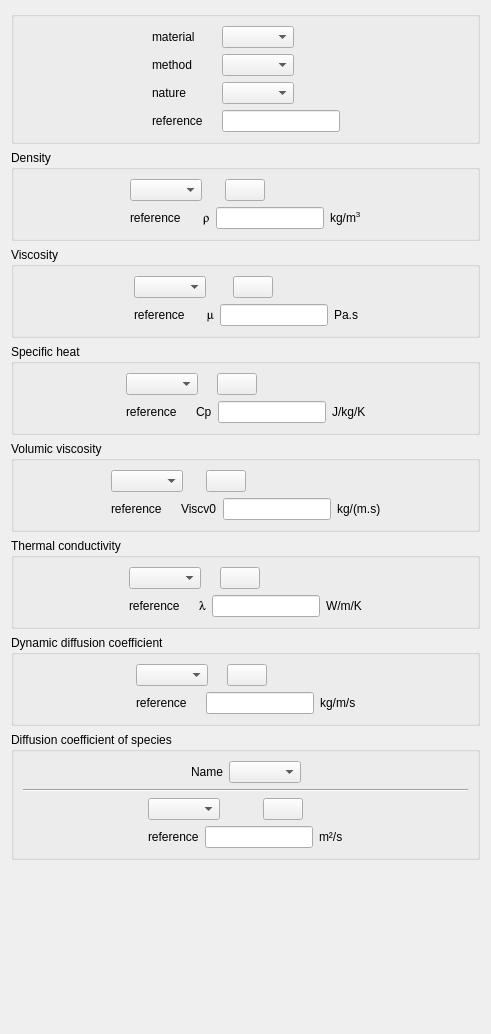
<?xml version="1.0" encoding="UTF-8"?>
<ui version="4.0">
 <class>FluidCharacteristicsForm</class>
 <widget class="QWidget" name="FluidCharacteristicsForm">
  <property name="geometry">
   <rect>
    <x>0</x>
    <y>0</y>
    <width>487</width>
    <height>1034</height>
   </rect>
  </property>
  <property name="windowTitle">
   <string>Form</string>
  </property>
  <layout class="QGridLayout" name="gridLayout_3">
   <item row="0" column="0">
    <widget class="QGroupBox" name="groupBoxTableChoice">
     <property name="title">
      <string/>
     </property>
     <layout class="QGridLayout" name="gridLayout_2">
      <item row="0" column="0">
       <spacer>
        <property name="orientation">
         <enum>Qt::Horizontal</enum>
        </property>
        <property name="sizeHint" stdset="0">
         <size>
          <width>53</width>
          <height>20</height>
         </size>
        </property>
       </spacer>
      </item>
      <item row="0" column="1">
       <layout class="QGridLayout" name="gridLayout">
        <item row="0" column="0">
         <widget class="QLabel" name="label_2">
          <property name="text">
           <string>material</string>
          </property>
         </widget>
        </item>
        <item row="0" column="1">
         <spacer name="horizontalSpacer_2">
          <property name="orientation">
           <enum>Qt::Horizontal</enum>
          </property>
          <property name="sizeHint" stdset="0">
           <size>
            <width>13</width>
            <height>20</height>
           </size>
          </property>
         </spacer>
        </item>
        <item row="0" column="2">
         <widget class="QComboBox" name="comboBoxMaterial">
          <property name="toolTip">
           <string>Code_Saturne key word: IROVAR</string>
          </property>
         </widget>
        </item>
        <item row="0" column="3">
         <spacer name="horizontalSpacer">
          <property name="orientation">
           <enum>Qt::Horizontal</enum>
          </property>
          <property name="sizeHint" stdset="0">
           <size>
            <width>40</width>
            <height>17</height>
           </size>
          </property>
         </spacer>
        </item>
        <item row="1" column="0">
         <widget class="QLabel" name="label_3">
          <property name="text">
           <string>method</string>
          </property>
         </widget>
        </item>
        <item row="1" column="1">
         <spacer name="horizontalSpacer_3">
          <property name="orientation">
           <enum>Qt::Horizontal</enum>
          </property>
          <property name="sizeHint" stdset="0">
           <size>
            <width>13</width>
            <height>20</height>
           </size>
          </property>
         </spacer>
        </item>
        <item row="1" column="2">
         <widget class="QComboBox" name="comboBoxMethod">
          <property name="toolTip">
           <string>Code_Saturne key word: IROVAR</string>
          </property>
         </widget>
        </item>
        <item row="1" column="3">
         <spacer name="horizontalSpacer_6">
          <property name="orientation">
           <enum>Qt::Horizontal</enum>
          </property>
          <property name="sizeHint" stdset="0">
           <size>
            <width>40</width>
            <height>17</height>
           </size>
          </property>
         </spacer>
        </item>
        <item row="2" column="0">
         <widget class="QLabel" name="labelPhas">
          <property name="text">
           <string>nature</string>
          </property>
         </widget>
        </item>
        <item row="2" column="1">
         <spacer name="horizontalSpacer_5">
          <property name="orientation">
           <enum>Qt::Horizontal</enum>
          </property>
          <property name="sizeHint" stdset="0">
           <size>
            <width>13</width>
            <height>20</height>
           </size>
          </property>
         </spacer>
        </item>
        <item row="2" column="2">
         <widget class="QComboBox" name="comboBoxPhas">
          <property name="toolTip">
           <string>Code_Saturne key word: IROVAR</string>
          </property>
         </widget>
        </item>
        <item row="2" column="3">
         <spacer name="horizontalSpacer_7">
          <property name="orientation">
           <enum>Qt::Horizontal</enum>
          </property>
          <property name="sizeHint" stdset="0">
           <size>
            <width>40</width>
            <height>17</height>
           </size>
          </property>
         </spacer>
        </item>
        <item row="3" column="0">
         <widget class="QLabel" name="label_4">
          <property name="text">
           <string>reference</string>
          </property>
         </widget>
        </item>
        <item row="3" column="1">
         <spacer name="horizontalSpacer_4">
          <property name="orientation">
           <enum>Qt::Horizontal</enum>
          </property>
          <property name="sizeHint" stdset="0">
           <size>
            <width>13</width>
            <height>20</height>
           </size>
          </property>
         </spacer>
        </item>
        <item row="3" column="2" colspan="2">
         <widget class="QLineEdit" name="lineEditReference"/>
        </item>
       </layout>
      </item>
      <item row="0" column="2">
       <spacer>
        <property name="orientation">
         <enum>Qt::Horizontal</enum>
        </property>
        <property name="sizeHint" stdset="0">
         <size>
          <width>53</width>
          <height>20</height>
         </size>
        </property>
       </spacer>
      </item>
     </layout>
    </widget>
   </item>
   <item row="1" column="0">
    <widget class="QGroupBox" name="groupBoxRho">
     <property name="title">
      <string>Density</string>
     </property>
     <layout class="QHBoxLayout">
      <property name="spacing">
       <number>6</number>
      </property>
      <property name="margin">
       <number>9</number>
      </property>
      <item>
       <spacer>
        <property name="orientation">
         <enum>Qt::Horizontal</enum>
        </property>
        <property name="sizeHint" stdset="0">
         <size>
          <width>53</width>
          <height>20</height>
         </size>
        </property>
       </spacer>
      </item>
      <item>
       <layout class="QVBoxLayout">
        <property name="spacing">
         <number>6</number>
        </property>
        <property name="margin">
         <number>0</number>
        </property>
        <item>
         <layout class="QHBoxLayout">
          <property name="spacing">
           <number>6</number>
          </property>
          <property name="margin">
           <number>0</number>
          </property>
          <item>
           <layout class="QHBoxLayout">
            <property name="spacing">
             <number>6</number>
            </property>
            <property name="margin">
             <number>0</number>
            </property>
            <item>
             <widget class="QComboBox" name="comboBoxRho">
              <property name="toolTip">
               <string>Code_Saturne key word: IROVAR</string>
              </property>
             </widget>
            </item>
            <item>
             <spacer>
              <property name="orientation">
               <enum>Qt::Horizontal</enum>
              </property>
              <property name="sizeHint" stdset="0">
               <size>
                <width>17</width>
                <height>17</height>
               </size>
              </property>
             </spacer>
            </item>
            <item>
             <widget class="QPushButton" name="pushButtonRho">
              <property name="text">
               <string/>
              </property>
              <property name="icon">
               <iconset resource="resources_pages.qrc">
                <normaloff>:/new/prefix1/icons/22x22/edit-find-replace.png</normaloff>:/new/prefix1/icons/22x22/edit-find-replace.png</iconset>
              </property>
              <property name="iconSize">
               <size>
                <width>22</width>
                <height>22</height>
               </size>
              </property>
             </widget>
            </item>
           </layout>
          </item>
          <item>
           <spacer>
            <property name="orientation">
             <enum>Qt::Horizontal</enum>
            </property>
            <property name="sizeHint" stdset="0">
             <size>
              <width>13</width>
              <height>20</height>
             </size>
            </property>
           </spacer>
          </item>
         </layout>
        </item>
        <item>
         <layout class="QHBoxLayout">
          <property name="spacing">
           <number>6</number>
          </property>
          <property name="margin">
           <number>0</number>
          </property>
          <item>
           <widget class="QLabel" name="labelRho">
            <property name="text">
             <string>reference</string>
            </property>
           </widget>
          </item>
          <item>
           <spacer>
            <property name="orientation">
             <enum>Qt::Horizontal</enum>
            </property>
            <property name="sizeHint" stdset="0">
             <size>
              <width>16</width>
              <height>20</height>
             </size>
            </property>
           </spacer>
          </item>
          <item>
           <widget class="QLabel" name="labelVarRho">
            <property name="font">
             <font>
              <family>Symbol</family>
             </font>
            </property>
            <property name="text">
             <string>r</string>
            </property>
           </widget>
          </item>
          <item>
           <widget class="QLineEdit" name="lineEditRho">
            <property name="toolTip">
             <string>Code_Saturne key word: RO0</string>
            </property>
           </widget>
          </item>
          <item>
           <widget class="QLabel" name="labelUnitRho">
            <property name="text">
             <string>kg/m&lt;sup&gt;3&lt;/sup&gt;</string>
            </property>
           </widget>
          </item>
         </layout>
        </item>
       </layout>
      </item>
      <item>
       <spacer>
        <property name="orientation">
         <enum>Qt::Horizontal</enum>
        </property>
        <property name="sizeHint" stdset="0">
         <size>
          <width>53</width>
          <height>20</height>
         </size>
        </property>
       </spacer>
      </item>
     </layout>
    </widget>
   </item>
   <item row="2" column="0">
    <widget class="QGroupBox" name="groupBoxMu">
     <property name="title">
      <string>Viscosity</string>
     </property>
     <layout class="QHBoxLayout">
      <property name="spacing">
       <number>6</number>
      </property>
      <property name="margin">
       <number>9</number>
      </property>
      <item>
       <spacer>
        <property name="orientation">
         <enum>Qt::Horizontal</enum>
        </property>
        <property name="sizeHint" stdset="0">
         <size>
          <width>21</width>
          <height>20</height>
         </size>
        </property>
       </spacer>
      </item>
      <item>
       <layout class="QVBoxLayout">
        <property name="spacing">
         <number>6</number>
        </property>
        <property name="margin">
         <number>0</number>
        </property>
        <item>
         <layout class="QHBoxLayout">
          <property name="spacing">
           <number>6</number>
          </property>
          <property name="margin">
           <number>0</number>
          </property>
          <item>
           <layout class="QHBoxLayout">
            <property name="spacing">
             <number>6</number>
            </property>
            <property name="margin">
             <number>0</number>
            </property>
            <item>
             <widget class="QComboBox" name="comboBoxMu">
              <property name="toolTip">
               <string>Code_Saturne key word: IVIVAR</string>
              </property>
             </widget>
            </item>
            <item>
             <spacer>
              <property name="orientation">
               <enum>Qt::Horizontal</enum>
              </property>
              <property name="sizeHint" stdset="0">
               <size>
                <width>21</width>
                <height>20</height>
               </size>
              </property>
             </spacer>
            </item>
            <item>
             <widget class="QPushButton" name="pushButtonMu">
              <property name="text">
               <string/>
              </property>
              <property name="icon">
               <iconset resource="resources_pages.qrc">
                <normaloff>:/new/prefix1/icons/22x22/edit-find-replace.png</normaloff>:/new/prefix1/icons/22x22/edit-find-replace.png</iconset>
              </property>
              <property name="iconSize">
               <size>
                <width>22</width>
                <height>22</height>
               </size>
              </property>
             </widget>
            </item>
           </layout>
          </item>
          <item>
           <spacer>
            <property name="orientation">
             <enum>Qt::Horizontal</enum>
            </property>
            <property name="sizeHint" stdset="0">
             <size>
              <width>13</width>
              <height>20</height>
             </size>
            </property>
           </spacer>
          </item>
         </layout>
        </item>
        <item>
         <layout class="QHBoxLayout">
          <property name="spacing">
           <number>6</number>
          </property>
          <property name="margin">
           <number>0</number>
          </property>
          <item>
           <widget class="QLabel" name="labelMu">
            <property name="text">
             <string>reference</string>
            </property>
           </widget>
          </item>
          <item>
           <spacer>
            <property name="orientation">
             <enum>Qt::Horizontal</enum>
            </property>
            <property name="sizeHint" stdset="0">
             <size>
              <width>16</width>
              <height>20</height>
             </size>
            </property>
           </spacer>
          </item>
          <item>
           <widget class="QLabel" name="labelVarMu">
            <property name="font">
             <font>
              <family>Symbol</family>
             </font>
            </property>
            <property name="text">
             <string>m</string>
            </property>
           </widget>
          </item>
          <item>
           <widget class="QLineEdit" name="lineEditMu">
            <property name="toolTip">
             <string>Code_Saturne key word: VISCL0</string>
            </property>
           </widget>
          </item>
          <item>
           <widget class="QLabel" name="labelUnitMu">
            <property name="text">
             <string>Pa.s</string>
            </property>
           </widget>
          </item>
         </layout>
        </item>
       </layout>
      </item>
      <item>
       <spacer>
        <property name="orientation">
         <enum>Qt::Horizontal</enum>
        </property>
        <property name="sizeHint" stdset="0">
         <size>
          <width>21</width>
          <height>20</height>
         </size>
        </property>
       </spacer>
      </item>
     </layout>
    </widget>
   </item>
   <item row="3" column="0">
    <widget class="QGroupBox" name="groupBoxCp">
     <property name="title">
      <string>Specific heat</string>
     </property>
     <layout class="QHBoxLayout">
      <property name="spacing">
       <number>6</number>
      </property>
      <property name="margin">
       <number>9</number>
      </property>
      <item>
       <spacer>
        <property name="orientation">
         <enum>Qt::Horizontal</enum>
        </property>
        <property name="sizeHint" stdset="0">
         <size>
          <width>50</width>
          <height>22</height>
         </size>
        </property>
       </spacer>
      </item>
      <item>
       <layout class="QVBoxLayout">
        <property name="spacing">
         <number>6</number>
        </property>
        <property name="margin">
         <number>0</number>
        </property>
        <item>
         <layout class="QHBoxLayout">
          <property name="spacing">
           <number>6</number>
          </property>
          <property name="margin">
           <number>0</number>
          </property>
          <item>
           <layout class="QHBoxLayout">
            <property name="spacing">
             <number>6</number>
            </property>
            <property name="margin">
             <number>0</number>
            </property>
            <item>
             <widget class="QComboBox" name="comboBoxCp">
              <property name="toolTip">
               <string>Code_Saturne key word: ICP</string>
              </property>
             </widget>
            </item>
            <item>
             <spacer>
              <property name="orientation">
               <enum>Qt::Horizontal</enum>
              </property>
              <property name="sizeHint" stdset="0">
               <size>
                <width>13</width>
                <height>22</height>
               </size>
              </property>
             </spacer>
            </item>
            <item>
             <widget class="QPushButton" name="pushButtonCp">
              <property name="text">
               <string/>
              </property>
              <property name="icon">
               <iconset resource="resources_pages.qrc">
                <normaloff>:/new/prefix1/icons/22x22/edit-find-replace.png</normaloff>:/new/prefix1/icons/22x22/edit-find-replace.png</iconset>
              </property>
              <property name="iconSize">
               <size>
                <width>22</width>
                <height>22</height>
               </size>
              </property>
             </widget>
            </item>
           </layout>
          </item>
          <item>
           <spacer>
            <property name="orientation">
             <enum>Qt::Horizontal</enum>
            </property>
            <property name="sizeHint" stdset="0">
             <size>
              <width>17</width>
              <height>17</height>
             </size>
            </property>
           </spacer>
          </item>
         </layout>
        </item>
        <item>
         <layout class="QHBoxLayout">
          <property name="spacing">
           <number>6</number>
          </property>
          <property name="margin">
           <number>0</number>
          </property>
          <item>
           <widget class="QLabel" name="labelCp">
            <property name="text">
             <string>reference</string>
            </property>
           </widget>
          </item>
          <item>
           <spacer>
            <property name="orientation">
             <enum>Qt::Horizontal</enum>
            </property>
            <property name="sizeHint" stdset="0">
             <size>
              <width>13</width>
              <height>22</height>
             </size>
            </property>
           </spacer>
          </item>
          <item>
           <widget class="QLabel" name="labelVarCp">
            <property name="text">
             <string>Cp</string>
            </property>
           </widget>
          </item>
          <item>
           <widget class="QLineEdit" name="lineEditCp">
            <property name="toolTip">
             <string>Code_Saturne key word: CP0</string>
            </property>
           </widget>
          </item>
          <item>
           <widget class="QLabel" name="labelUnitCp">
            <property name="text">
             <string>J/kg/K</string>
            </property>
           </widget>
          </item>
         </layout>
        </item>
       </layout>
      </item>
      <item>
       <spacer>
        <property name="orientation">
         <enum>Qt::Horizontal</enum>
        </property>
        <property name="sizeHint" stdset="0">
         <size>
          <width>50</width>
          <height>22</height>
         </size>
        </property>
       </spacer>
      </item>
     </layout>
    </widget>
   </item>
   <item row="4" column="0">
    <widget class="QGroupBox" name="groupBoxViscv0">
     <property name="title">
      <string>Volumic viscosity</string>
     </property>
     <layout class="QHBoxLayout">
      <property name="spacing">
       <number>6</number>
      </property>
      <property name="margin">
       <number>9</number>
      </property>
      <item>
       <spacer>
        <property name="orientation">
         <enum>Qt::Horizontal</enum>
        </property>
        <property name="sizeHint" stdset="0">
         <size>
          <width>50</width>
          <height>22</height>
         </size>
        </property>
       </spacer>
      </item>
      <item>
       <layout class="QVBoxLayout">
        <property name="spacing">
         <number>6</number>
        </property>
        <property name="margin">
         <number>0</number>
        </property>
        <item>
         <layout class="QHBoxLayout">
          <property name="spacing">
           <number>6</number>
          </property>
          <property name="margin">
           <number>0</number>
          </property>
          <item>
           <layout class="QHBoxLayout">
            <property name="spacing">
             <number>6</number>
            </property>
            <property name="margin">
             <number>0</number>
            </property>
            <item>
             <widget class="QComboBox" name="comboBoxViscv0">
              <property name="toolTip">
               <string>Code_Saturne key word: IVISCV</string>
              </property>
             </widget>
            </item>
            <item>
             <spacer>
              <property name="orientation">
               <enum>Qt::Horizontal</enum>
              </property>
              <property name="sizeHint" stdset="0">
               <size>
                <width>13</width>
                <height>22</height>
               </size>
              </property>
             </spacer>
            </item>
            <item>
             <widget class="QPushButton" name="pushButtonViscv0">
              <property name="text">
               <string/>
              </property>
              <property name="icon">
               <iconset resource="resources_pages.qrc">
                <normaloff>:/new/prefix1/icons/22x22/edit-find-replace.png</normaloff>:/new/prefix1/icons/22x22/edit-find-replace.png</iconset>
              </property>
              <property name="iconSize">
               <size>
                <width>22</width>
                <height>22</height>
               </size>
              </property>
             </widget>
            </item>
           </layout>
          </item>
          <item>
           <spacer>
            <property name="orientation">
             <enum>Qt::Horizontal</enum>
            </property>
            <property name="sizeHint" stdset="0">
             <size>
              <width>17</width>
              <height>17</height>
             </size>
            </property>
           </spacer>
          </item>
         </layout>
        </item>
        <item>
         <layout class="QHBoxLayout">
          <property name="spacing">
           <number>6</number>
          </property>
          <property name="margin">
           <number>0</number>
          </property>
          <item>
           <widget class="QLabel" name="labelViscv0">
            <property name="text">
             <string>reference</string>
            </property>
           </widget>
          </item>
          <item>
           <spacer>
            <property name="orientation">
             <enum>Qt::Horizontal</enum>
            </property>
            <property name="sizeHint" stdset="0">
             <size>
              <width>13</width>
              <height>22</height>
             </size>
            </property>
           </spacer>
          </item>
          <item>
           <widget class="QLabel" name="labelVarViscv0">
            <property name="text">
             <string>Viscv0</string>
            </property>
           </widget>
          </item>
          <item>
           <widget class="QLineEdit" name="lineEditViscv0">
            <property name="toolTip">
             <string>Code_Saturne key word: VISCV0</string>
            </property>
           </widget>
          </item>
          <item>
           <widget class="QLabel" name="labelUnitViscv0">
            <property name="text">
             <string>kg/(m.s)</string>
            </property>
           </widget>
          </item>
         </layout>
        </item>
       </layout>
      </item>
      <item>
       <spacer>
        <property name="orientation">
         <enum>Qt::Horizontal</enum>
        </property>
        <property name="sizeHint" stdset="0">
         <size>
          <width>50</width>
          <height>22</height>
         </size>
        </property>
       </spacer>
      </item>
     </layout>
    </widget>
   </item>
   <item row="5" column="0">
    <widget class="QGroupBox" name="groupBoxAl">
     <property name="title">
      <string>Thermal conductivity</string>
     </property>
     <layout class="QHBoxLayout">
      <property name="spacing">
       <number>6</number>
      </property>
      <property name="margin">
       <number>9</number>
      </property>
      <item>
       <spacer>
        <property name="orientation">
         <enum>Qt::Horizontal</enum>
        </property>
        <property name="sizeHint" stdset="0">
         <size>
          <width>53</width>
          <height>22</height>
         </size>
        </property>
       </spacer>
      </item>
      <item>
       <layout class="QVBoxLayout">
        <property name="spacing">
         <number>6</number>
        </property>
        <property name="margin">
         <number>0</number>
        </property>
        <item>
         <layout class="QHBoxLayout">
          <property name="spacing">
           <number>6</number>
          </property>
          <property name="margin">
           <number>0</number>
          </property>
          <item>
           <layout class="QHBoxLayout">
            <property name="spacing">
             <number>6</number>
            </property>
            <property name="margin">
             <number>0</number>
            </property>
            <item>
             <widget class="QComboBox" name="comboBoxAl">
              <property name="toolTip">
               <string>Code_Saturne key word: IVISLS</string>
              </property>
             </widget>
            </item>
            <item>
             <spacer>
              <property name="orientation">
               <enum>Qt::Horizontal</enum>
              </property>
              <property name="sizeHint" stdset="0">
               <size>
                <width>13</width>
                <height>22</height>
               </size>
              </property>
             </spacer>
            </item>
            <item>
             <widget class="QPushButton" name="pushButtonAl">
              <property name="text">
               <string/>
              </property>
              <property name="icon">
               <iconset resource="resources_pages.qrc">
                <normaloff>:/new/prefix1/icons/22x22/edit-find-replace.png</normaloff>:/new/prefix1/icons/22x22/edit-find-replace.png</iconset>
              </property>
              <property name="iconSize">
               <size>
                <width>22</width>
                <height>22</height>
               </size>
              </property>
             </widget>
            </item>
           </layout>
          </item>
          <item>
           <spacer>
            <property name="orientation">
             <enum>Qt::Horizontal</enum>
            </property>
            <property name="sizeHint" stdset="0">
             <size>
              <width>13</width>
              <height>20</height>
             </size>
            </property>
           </spacer>
          </item>
         </layout>
        </item>
        <item>
         <layout class="QHBoxLayout">
          <property name="spacing">
           <number>6</number>
          </property>
          <property name="margin">
           <number>0</number>
          </property>
          <item>
           <widget class="QLabel" name="labelAl">
            <property name="text">
             <string>reference</string>
            </property>
           </widget>
          </item>
          <item>
           <spacer>
            <property name="orientation">
             <enum>Qt::Horizontal</enum>
            </property>
            <property name="sizeHint" stdset="0">
             <size>
              <width>13</width>
              <height>22</height>
             </size>
            </property>
           </spacer>
          </item>
          <item>
           <widget class="QLabel" name="labelVarAl">
            <property name="font">
             <font>
              <family>Symbol</family>
             </font>
            </property>
            <property name="text">
             <string>l</string>
            </property>
           </widget>
          </item>
          <item>
           <widget class="QLineEdit" name="lineEditAl"/>
          </item>
          <item>
           <widget class="QLabel" name="labelUnitAl">
            <property name="text">
             <string>W/m/K</string>
            </property>
           </widget>
          </item>
         </layout>
        </item>
       </layout>
      </item>
      <item>
       <spacer>
        <property name="orientation">
         <enum>Qt::Horizontal</enum>
        </property>
        <property name="sizeHint" stdset="0">
         <size>
          <width>52</width>
          <height>22</height>
         </size>
        </property>
       </spacer>
      </item>
     </layout>
    </widget>
   </item>
   <item row="6" column="0">
    <widget class="QGroupBox" name="groupBoxDiftl0">
     <property name="title">
      <string>Dynamic diffusion coefficient</string>
     </property>
     <layout class="QHBoxLayout" name="_2">
      <property name="spacing">
       <number>6</number>
      </property>
      <property name="margin">
       <number>9</number>
      </property>
      <item>
       <spacer>
        <property name="orientation">
         <enum>Qt::Horizontal</enum>
        </property>
        <property name="sizeHint" stdset="0">
         <size>
          <width>53</width>
          <height>22</height>
         </size>
        </property>
       </spacer>
      </item>
      <item>
       <layout class="QVBoxLayout" name="_3">
        <property name="spacing">
         <number>6</number>
        </property>
        <property name="margin">
         <number>0</number>
        </property>
        <item>
         <layout class="QHBoxLayout" name="_4">
          <property name="spacing">
           <number>6</number>
          </property>
          <property name="margin">
           <number>0</number>
          </property>
          <item>
           <layout class="QHBoxLayout" name="_5">
            <property name="spacing">
             <number>6</number>
            </property>
            <property name="margin">
             <number>0</number>
            </property>
            <item>
             <widget class="QComboBox" name="comboBoxDiftl0">
              <property name="toolTip">
               <string>Code_Saturne key word: IVISLS</string>
              </property>
             </widget>
            </item>
            <item>
             <spacer>
              <property name="orientation">
               <enum>Qt::Horizontal</enum>
              </property>
              <property name="sizeHint" stdset="0">
               <size>
                <width>13</width>
                <height>22</height>
               </size>
              </property>
             </spacer>
            </item>
            <item>
             <widget class="QPushButton" name="pushButtonDiftl0">
              <property name="text">
               <string/>
              </property>
              <property name="icon">
               <iconset resource="resources_pages.qrc">
                <normaloff>:/new/prefix1/icons/22x22/edit-find-replace.png</normaloff>:/new/prefix1/icons/22x22/edit-find-replace.png</iconset>
              </property>
              <property name="iconSize">
               <size>
                <width>22</width>
                <height>22</height>
               </size>
              </property>
             </widget>
            </item>
           </layout>
          </item>
          <item>
           <spacer>
            <property name="orientation">
             <enum>Qt::Horizontal</enum>
            </property>
            <property name="sizeHint" stdset="0">
             <size>
              <width>13</width>
              <height>20</height>
             </size>
            </property>
           </spacer>
          </item>
         </layout>
        </item>
        <item>
         <layout class="QHBoxLayout" name="_6">
          <property name="spacing">
           <number>6</number>
          </property>
          <property name="margin">
           <number>0</number>
          </property>
          <item>
           <widget class="QLabel" name="labelDiftl0">
            <property name="text">
             <string>reference</string>
            </property>
           </widget>
          </item>
          <item>
           <spacer>
            <property name="orientation">
             <enum>Qt::Horizontal</enum>
            </property>
            <property name="sizeHint" stdset="0">
             <size>
              <width>13</width>
              <height>22</height>
             </size>
            </property>
           </spacer>
          </item>
          <item>
           <widget class="QLineEdit" name="lineEditDiftl0">
            <property name="toolTip">
             <string>Code_Saturne key word: DIFTL0</string>
            </property>
           </widget>
          </item>
          <item>
           <widget class="QLabel" name="labelUnitDiftl0">
            <property name="text">
             <string>kg/m/s</string>
            </property>
           </widget>
          </item>
         </layout>
        </item>
       </layout>
      </item>
      <item>
       <spacer>
        <property name="orientation">
         <enum>Qt::Horizontal</enum>
        </property>
        <property name="sizeHint" stdset="0">
         <size>
          <width>52</width>
          <height>22</height>
         </size>
        </property>
       </spacer>
      </item>
     </layout>
    </widget>
   </item>
   <item row="7" column="0">
    <widget class="QGroupBox" name="groupBoxDiff">
     <property name="title">
      <string>Diffusion coefficient of species</string>
     </property>
     <layout class="QGridLayout">
      <property name="margin">
       <number>9</number>
      </property>
      <property name="spacing">
       <number>6</number>
      </property>
      <item row="2" column="1">
       <layout class="QVBoxLayout">
        <property name="spacing">
         <number>6</number>
        </property>
        <property name="margin">
         <number>0</number>
        </property>
        <item>
         <layout class="QHBoxLayout">
          <property name="spacing">
           <number>6</number>
          </property>
          <property name="margin">
           <number>0</number>
          </property>
          <item>
           <widget class="QComboBox" name="comboBoxDiff"/>
          </item>
          <item>
           <spacer>
            <property name="orientation">
             <enum>Qt::Horizontal</enum>
            </property>
            <property name="sizeHint" stdset="0">
             <size>
              <width>16</width>
              <height>20</height>
             </size>
            </property>
           </spacer>
          </item>
          <item>
           <widget class="QPushButton" name="pushButtonDiff">
            <property name="text">
             <string/>
            </property>
            <property name="icon">
             <iconset resource="resources_pages.qrc">
              <normaloff>:/new/prefix1/icons/22x22/edit-find-replace.png</normaloff>:/new/prefix1/icons/22x22/edit-find-replace.png</iconset>
            </property>
           </widget>
          </item>
          <item>
           <spacer>
            <property name="orientation">
             <enum>Qt::Horizontal</enum>
            </property>
            <property name="sizeHint" stdset="0">
             <size>
              <width>40</width>
              <height>20</height>
             </size>
            </property>
           </spacer>
          </item>
         </layout>
        </item>
        <item>
         <layout class="QHBoxLayout">
          <property name="spacing">
           <number>6</number>
          </property>
          <property name="margin">
           <number>0</number>
          </property>
          <item>
           <widget class="QLabel" name="labelDiff">
            <property name="text">
             <string>reference</string>
            </property>
           </widget>
          </item>
          <item>
           <widget class="QLineEdit" name="lineEditDiff"/>
          </item>
          <item>
           <widget class="QLabel" name="labelUnitDiff">
            <property name="text">
             <string>m²/s</string>
            </property>
           </widget>
          </item>
         </layout>
        </item>
       </layout>
      </item>
      <item row="2" column="0">
       <spacer>
        <property name="orientation">
         <enum>Qt::Horizontal</enum>
        </property>
        <property name="sizeHint" stdset="0">
         <size>
          <width>40</width>
          <height>20</height>
         </size>
        </property>
       </spacer>
      </item>
      <item row="2" column="2">
       <spacer>
        <property name="orientation">
         <enum>Qt::Horizontal</enum>
        </property>
        <property name="sizeHint" stdset="0">
         <size>
          <width>40</width>
          <height>20</height>
         </size>
        </property>
       </spacer>
      </item>
      <item row="0" column="0" colspan="3">
       <layout class="QHBoxLayout">
        <property name="spacing">
         <number>6</number>
        </property>
        <property name="margin">
         <number>0</number>
        </property>
        <item>
         <spacer>
          <property name="orientation">
           <enum>Qt::Horizontal</enum>
          </property>
          <property name="sizeHint" stdset="0">
           <size>
            <width>40</width>
            <height>20</height>
           </size>
          </property>
         </spacer>
        </item>
        <item>
         <widget class="QLabel" name="label">
          <property name="text">
           <string>Name</string>
          </property>
         </widget>
        </item>
        <item>
         <widget class="QComboBox" name="comboBoxNameDiff"/>
        </item>
        <item>
         <spacer>
          <property name="orientation">
           <enum>Qt::Horizontal</enum>
          </property>
          <property name="sizeHint" stdset="0">
           <size>
            <width>40</width>
            <height>20</height>
           </size>
          </property>
         </spacer>
        </item>
       </layout>
      </item>
      <item row="1" column="0" colspan="3">
       <widget class="Line" name="line">
        <property name="orientation">
         <enum>Qt::Horizontal</enum>
        </property>
       </widget>
      </item>
     </layout>
    </widget>
   </item>
   <item row="8" column="0">
    <spacer>
     <property name="orientation">
      <enum>Qt::Vertical</enum>
     </property>
     <property name="sizeHint" stdset="0">
      <size>
       <width>469</width>
       <height>16</height>
      </size>
     </property>
    </spacer>
   </item>
  </layout>
 </widget>
 <tabstops>
  <tabstop>comboBoxRho</tabstop>
  <tabstop>lineEditRho</tabstop>
  <tabstop>comboBoxMu</tabstop>
  <tabstop>lineEditMu</tabstop>
  <tabstop>comboBoxCp</tabstop>
  <tabstop>lineEditCp</tabstop>
  <tabstop>comboBoxAl</tabstop>
  <tabstop>lineEditAl</tabstop>
 </tabstops>
 <resources>
  <include location="resources_pages.qrc"/>
 </resources>
 <connections/>
</ui>
